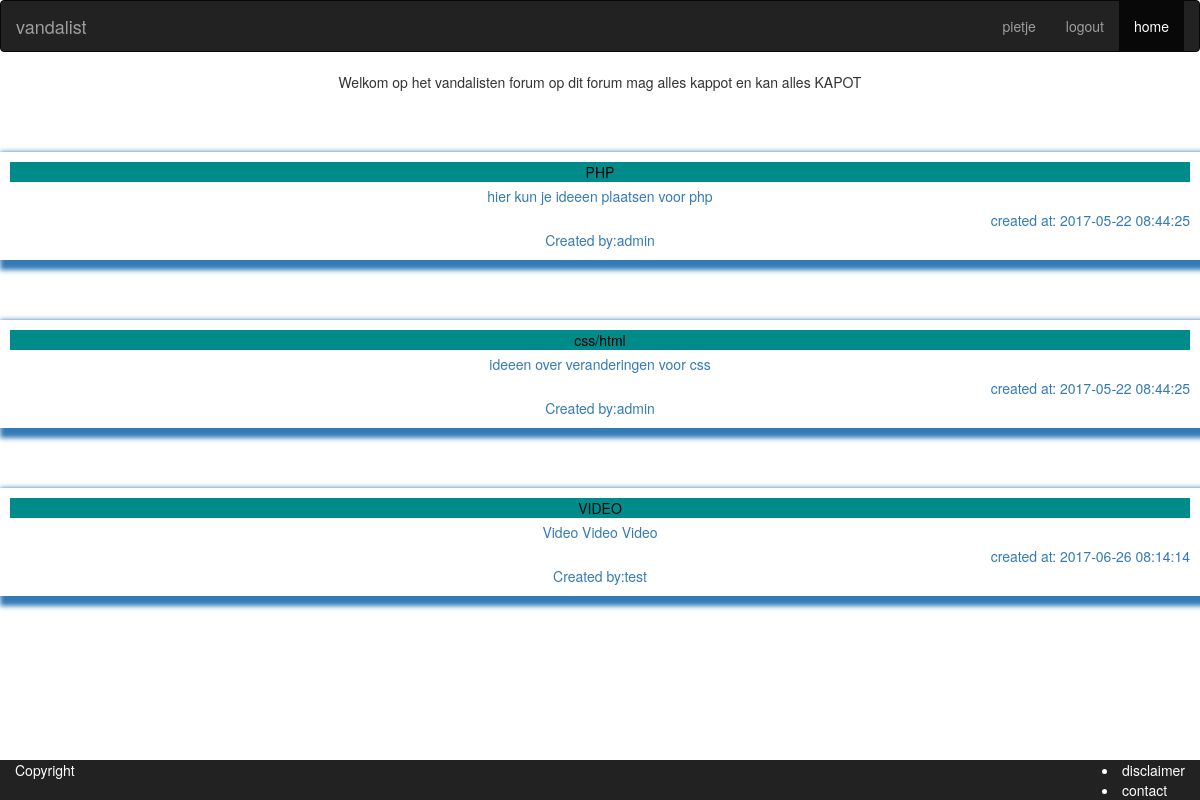
/ (signed in), run on the app's committed database.
### tables this page shows
CREATE TABLE `themes` (
  `id` int(11) UNSIGNED NOT NULL,
  `subject` varchar(31) NOT NULL,
  `description` text NOT NULL,
  `created_at` timestamp NOT NULL DEFAULT CURRENT_TIMESTAMP,
  `updated_at` timestamp NULL DEFAULT NULL,
  `user_id` int(11) UNSIGNED NOT NULL
);

CREATE TABLE `users` (
  `id` int(11) UNSIGNED NOT NULL,
  `username` varchar(32) NOT NULL,
  `password` varchar(255) NOT NULL,
  `email` varchar(255) NOT NULL,
  `created_at` timestamp NOT NULL DEFAULT CURRENT_TIMESTAMP,
  `updated_at` timestamp NULL DEFAULT NULL,
  `role` tinyint(4) NOT NULL DEFAULT '0',
  `first_name` varchar(32) NOT NULL,
  `last_name` varchar(32) NOT NULL,
  `date_of_birth` date NOT NULL
);

### app/database/database.php (called while the page is built, shortened)
<?php
$db = null;
$db_statement = null;
function dbQuery($sql, $params = [])
{
    global $db, $db_statement;
    try {
        $db_statement = $db->prepare($sql);
        $db_statement->execute($params);
    } catch(PDOException $error) {
        return false;
    }
    return true;
}
function dbGetRows()
{
    global $db_statement;
    if ($db_statement)
        return $db_statement->fetchAll();
    return null;
}
function dbGetRow()
{
    global $db_statement;
    if($db_statement)
        return $db_statement->fetch();
    return null;
}
function dbGetUserById($user_id)
{
    if(dbQuery("SELECT * FROM users WHERE id = :id", [':id' => $user_id]))
        return dbGetRow();
    return null;
}

### index.php (the view, shortened to what this page needs)
<?php
include_once('app/template/head.php');
include_once('app/template/navbar.php');
include('app/database/database.php');
$themes = [];
if(dbConnect()) {
    if(dbQuery("SELECT * FROM themes")) {
        $themes = dbGetRows();
    }}
?>
    <section id="welkom">
    Welkom op het vandalisten forum op dit forum mag alles kappot en kan alles KAPOT
    </section>
    <?php foreach ($themes as $theme):?>
    <a href="app/topics/topics.php?id=<?=$theme['id']?>&subject=<?=$theme['subject']?>"><section class="thread">
    <section class="subject"><?=$theme['subject']?>
    </section>
    <section class="description"><?=$theme['description'];?></section>
    <section class="created">created at: <?=$theme['created_at'];?></section>
    <section class="user_id">Created by:<?php $user= dbGetUserbyId($theme['user_id']); echo $user['username'];?></section>
    </section></a>
     <?php endforeach ?>
<?php include_once('app/template/foot.php');

### css/index.css (style rules this page uses)
#welkom { text-align: center; }
.thread { text-align: center; padding: 10px; box-shadow: 5px 5px 5px 5px; margin-top: 5%; z-index: -1; }
.subject { background-color:darkcyan; color:black; }
.description { text-align: center; padding: 4px; }
.created { text-align: right; }

### data on the page
themes: subject "PHP", description "hier kun je ideeen plaatsen voor php", created_at "2017-05-22 08:44:25", user.username "admin"
themes: subject "css/html", description "ideeen over veranderingen voor css", created_at "2017-05-22 08:44:25", user.username "admin"
themes: subject "VIDEO", description "Video Video Video", created_at "2017-06-26 08:14:14", user.username "test"

### other printed values
$_SESSION['username'] "pietje"
